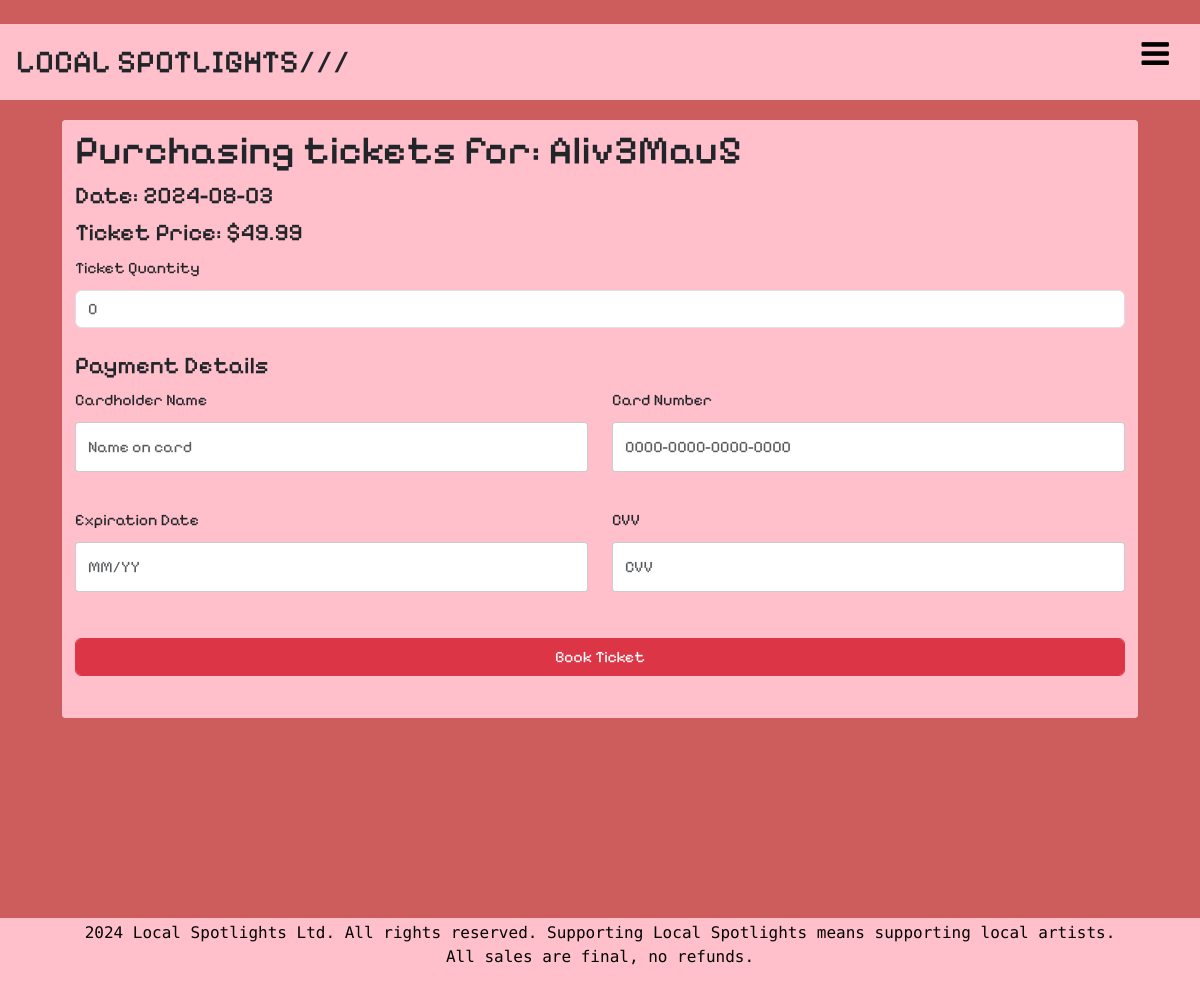
The app's page /events/2/booking (signed in) with its own data.
### local_spotlights/models.py (models this page shows, shortened)
class Event(db.Model):
    __tablename__ = 'events'
    id = db.Column(db.Integer, primary_key=True)
    artist = db.Column(db.String(80))
    description = db.Column(db.String(200))
    img = db.Column(db.String(400))
    genre = db.Column(db.String(100))
    venue = db.Column(db.String(300))
    date = db.Column(db.Date)
    start_time = db.Column(db.Time)
    end_time = db.Column(db.Time)
    ticket_quantity = db.Column(db.Integer)
    ticket_price = db.Column(db.Float(20))
    comments = db.relationship('Comment', backref='event')
    status = db.relationship('EventStatus', backref='event', uselist=False)
    order = db.relationship('Order', backref="event")
    user_id = db.Column(db.Integer, db.ForeignKey('users.id'))

### local_spotlights/events.py (the view, shortened to what this page needs)
@eventbp.route('/<id>/booking', methods = ['GET', 'POST'])
@login_required
def booking(id):
    event = db.session.scalar(db.select(Event).where(Event.id == id))
    if not event:
        abort(404)
    event_status = db.session.scalar(db.select(EventStatus).where(EventStatus.event_id == id))
    if not event_status:
        abort(404)
    form = TicketBookingForm(event_id=id)
    return render_template('events/booking.html', form=form, event=event)

### local_spotlights/forms.py
class TicketBookingForm(FlaskForm):
    ticket_quantity = IntegerField("Ticket Quantity", validators=[InputRequired(), NumberRange(min = 1)])
    cardholder_name = StringField('Cardholder Name', validators=[InputRequired()])
    card_number = StringField('Card Number', validators=[InputRequired(), Length(min=16, max=19)])
    expiration_date = StringField('Expiration Date', validators=[InputRequired(), Regexp(r'^\d{2}/\d{2}$', message='MM/YY format')])
    cvv = StringField('CVV', validators=[InputRequired(), Length(min=3, max=4)])
    submit = SubmitField("Book Ticket")

### local_spotlights/templates/events/booking.html (shortened to what this page needs)
﻿{% extends "base.html" %}
{% from 'bootstrap5/form.html' import render_form %}
{% block head %}
<head>
    {{ super() }}
    <link rel="stylesheet" type="text/css" href="{{url_for('static', filename='styles/booking_style.css')}}" />
</head>
{% endblock head %}
    {% block content %}
    <div class="row" style="margin: 0px 50px 0px 50px;">
        <div class="col-75">
            <div class="container" style="margin-bottom:200px;">
                <h1>Purchasing tickets for: {{event.artist}}</h1>
                <h4>Date: {{event.date}}</h4>
                <h4>Ticket Price: ${{event.ticket_price}}</h4>
                <form method="POST" action="">
                    {{ form.ticket_quantity.label }}
                    {{ form.ticket_quantity(class="form-control", placeholder="0") }}
                    <br>
                    <h4>Payment Details</h4>
                    <div class="row">
                        <div class="col-md-6 mb-3">
                            {{ form.cardholder_name.label }}
                            {{ form.cardholder_name(class="form-control", placeholder="Name on card") }}
                        </div>
                        <div class="col-md-6 mb-3">
                            {{ form.card_number.label }}
                            {{ form.card_number(class="form-control", placeholder="0000-0000-0000-0000") }}
                        </div>
                    </div>
                    <div class="row">
                        <div class="col-md-6 mb-3">
                            {{ form.expiration_date.label }}
                            {{ form.expiration_date(class="form-control", placeholder="MM/YY") }}
                        </div>
                        <div class="col-md-6 mb-3">
                            {{ form.cvv.label }}
                            {{ form.cvv(class="form-control", placeholder="CVV") }}
                        </div>
                    </div>
                    {{ form.submit(class="form-control btn btn-danger") }}
                </form>
            </div>
        </div>
    </div>
    {% endblock content %}

### local_spotlights/static/styles/booking_style.css (style rules this page uses)
body { background-color: indianred !important; font-size: 30px; font-family: Pixelify Sans !important; font-weight: 500; overflow-x: hidden; }
.row { display: -ms-flexbox; display: flex; -ms-flex-wrap: wrap; flex-wrap: wrap; margin: 0 -16px; }
.col-75 { -ms-flex: 75%; flex: 75%; }
.col-25, .col-50, .col-75 { padding: 0 16px; }
.container { background-color: pink; padding: 5px 20px 15px 20px; border: 1px solid pink; border-radius: 3px; }
input[type=text] { width: 100%; margin-bottom: 20px; padding: 12px; border: 1px solid #ccc; border-radius: 3px; }
label { margin-bottom: 10px; display: block; }
.btn { background-color: black; color: darkred; padding: 12px; margin: 10px 0; border: none; width: 100%; border-radius: 3px; cursor: pointer; font-size: 17px; }

### records on screen
Event: artist "Aliv3Mau5", date "2024-08-03", ticket_price "49.99"
